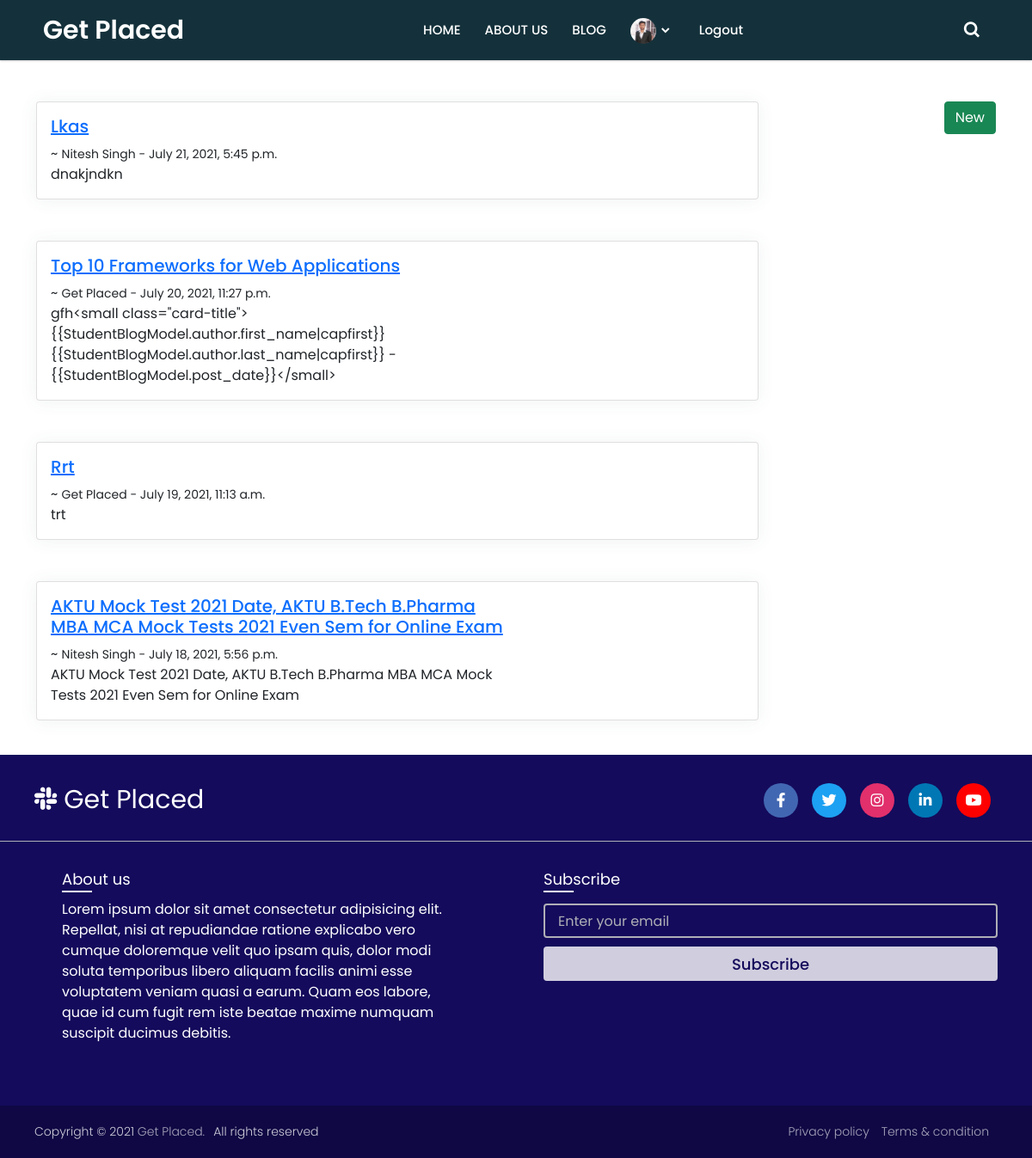
Screenshot of /Blog/ (signed in) with the database file from the repository.
### app/models.py (models this page shows, shortened)
class Profile(models.Model):
    user = models.OneToOneField(User,null=True, on_delete=models.CASCADE)
    bio = models.TextField()
    profile_pic = models.ImageField(null=True, blank=True, upload_to="images/profile/")
    website_url = models.CharField(max_length=255,null=True, blank=True)
    linkdin_url = models.CharField(max_length=255,null=True, blank=True)
    Gender = models.CharField(choices=GENDER,max_length=50)

class StudentBlogModel(models.Model):
    title = models.CharField(max_length=255)
    author = models.ForeignKey(User, on_delete=models.CASCADE)
    body = RichTextField(blank=True,null=True)
    snippet = models.TextField(max_length=255)
    post_date = models.DateTimeField(auto_now_add=True)

### app/views.py (the view)
# urls.py: path('Blog/',views.BlogView.as_view(),name="blog"),
class BlogView(ListView):
    model = StudentBlogModel
    template_name = 'blog/home.html'
    ordering = ['-post_date']
    context_object_name = "StudentBlogModel_list"    #default is object_list as well as model's_verbose_name_list and/or model's_verbose_name_plural_list, if defined in the model's inner Meta class
    paginate_by = 10

### app/templates/blog/home.html (shortened to what this page needs)
{% extends "app/base.html" %}
{% load static %}
{% block main-content %}
<div class="container">
    <a href="
    {% if user.is_authenticated %}
        {% if request.user.profile.bio %}
        {% url 'Add_Blog_Post' %}"><input class="btn btn-success" type="button" value="New" style="float: right;"></a>
        {% else %}
        {% url 'create_profile' %}"><input class="btn btn-success" type="button" value="New" style="float: right;"></a>
        {% endif %}
    {% else %}
        {% url 'account_login' %}"><input class="btn btn-success" type="button" value="New" style="float: right;"></a>
    {% endif %}
</div>
{% if StudentBlogModel_list %}
    {% for StudentBlogModel in object_list %}
    <div class="container mt-2">
        <div class="card mb-3" style="max-width: 840px;">
             <div class="row g-0" href="{% url 'Blog_Description' StudentBlogModel.pk %}">
                <div class="col-md-8">
                    <div class="card-body">
                        <h5 class="card-title"> <a href="{% url 'Blog_Description' StudentBlogModel.pk %}">{{ StudentBlogModel.title|capfirst}}</a></h5> ~
                        {% if StudentBlogModel.author.first_name or StudentBlogModel.author.last_name%}
                            <small class="card-title">{{StudentBlogModel.author.first_name|capfirst}}
                            {{StudentBlogModel.author.last_name|capfirst}} - {{StudentBlogModel.post_date}}</small>
                        {% else %}
                            <small class="card-title">{{StudentBlogModel.author.username|capfirst}}
                             - {{StudentBlogModel.post_date}}</small>
                        {% endif %}
                        <p class="card-text">{{StudentBlogModel.snippet}}</p>
                    </div>
                </div>
            </div>
        </div>
    </div>
<br>
    {% endfor %}
{% else %}
 <p>No Post found!!! :(</p>
{% endif %}
{% endblock main-content %}

### app/templates/app/base.html (shortened to what this page needs)
<!DOCTYPE html>
{% load static %}
<html lang="en" dir="ltr">
  <head>
    <link rel="stylesheet" href="{% static 'app/css/app.css' %}">
    <link rel="stylesheet" href="{% static 'app/css/profile.css' %}">
    <link href='https://unpkg.com/boxicons@2.0.7/css/boxicons.min.css' rel='stylesheet'>
    <link rel="stylesheet" href="https://cdnjs.cloudflare.com/ajax/libs/font-awesome/5.15.2/css/all.min.css"/>
    <link href="https://cdn.jsdelivr.net/npm/bootstrap@5.0.2/dist/css/bootstrap.min.css" rel="stylesheet">
   </head>
<body>
  <nav class="mb-5">
    <div class="navbar">
      <div class="logo"><a href="{% url "home" %}">Get Placed</a></div>
      <div class="nav-links">
        <ul class="links">
          <li><a href="{% url "home" %}">HOME</a></li>
          <li><a href="#">ABOUT US</a></li>
          <li><a href="{% url 'blog' %}">BLOG</a></li>
          {% if user.is_authenticated %}
          {% if user.profile.profile_pic %}
                 <li><a href="{% url "home" %}"><img width="30" height="30"  src="{{ request.user.profile.profile_pic.url }}" class="rounded-circle"
                                                        alt="author's image" /></a><i class='bx bxs-chevron-down htmlcss-arrow arrow '></i>
              {% else %}
             <li><a href="{% url "home" %}"><img width="30" height="30"  src="{% static 'app/images/download.jpeg' %}" class="rounded-circle" alt="author's image" /></a>
             <i class='bx bxs-chevron-down htmlcss-arrow arrow '></i>
              {% endif %}
            {% load socialaccount %}
            {% get_social_accounts user as accounts %}
          </li>
            <li><a href="{% url "account_logout" %}">Logout</a></li>
          {% else %}
            <li><a href="{% url "account_login" %}">Login</a></li>
            <li><a href="{% url "account_signup" %}">signup</a></li>
          {% endif %}
        </ul>
      </div>
      <div class="search-box">
        <i class='bx bx-search'></i>
      </div>
    </div>
  </nav>
  {% block main-content %}{% endblock main-content %}
   <footer>
    <div class="content">
      <div class="top">
        <div class="logo-details">
          <i class="fab fa-slack"></i>
          <span class="logo_name">Get Placed</span>
        </div>
        <div class="media-icons">
          <a href="#"><i class="fab fa-facebook-f"></i></a>
          <a href="#"><i class="fab fa-twitter"></i></a>
          <a href="#"><i class="fab fa-instagram"></i></a>
          <a href="#"><i class="fab fa-linkedin-in"></i></a>
          <a href="#"><i class="fab fa-youtube"></i></a>
        </div>
      </div>
      <div class="link-boxes">
        <ul class="box input-box">
          <li class="link_name">About us</li>
          <p class="text-white">Lorem ipsum dolor sit amet consectetur adipisicing elit. Repellat, nisi at repudiandae ratione explicabo vero cumque doloremque velit quo ipsam quis, dolor modi soluta temporibus libero aliquam facilis animi esse voluptatem veniam quasi a earum. Quam eos labore, quae id cum fugit rem iste beatae maxime numquam suscipit ducimus debitis.</p>
        </ul>
        <ul class="box input-box">
          <li class="link_name">Subscribe</li>
          <li><input type="text" placeholder="Enter your email"></li>
          <li><input type="button" value="Subscribe"></li>
        </ul>
      </div>
    </div>
    <div class="bottom-details">
      <div class="bottom_text">
        <span class="copyright_text">Copyright © 2021 <a href="#">Get Placed.</a>All rights reserved</span>
        <span class="policy_terms">
          <a href="#">Privacy policy</a>
          <a href="#">Terms & condition</a>
        </span>
      </div>
    </div>
  </footer>
</body>
</html>

### app/static/app/css/app.css (style rules this page uses)
* { margin: 0; padding: 0; box-sizing: border-box; font-family: 'Poppins', sans-serif; }
nav { top: 0; left: 0; width: 100%; height: 100%; height: 70px; background: #14313b; box-shadow: 0 1px 2px rgba(0, 0, 0, 0.2); z-index: 99; }
nav .navbar { height: 100%; max-width: 1250px; width: 100%; display: flex; align-items: center; justify-content: space-between; margin: auto; padding: 0 50px; }
.navbar .logo a { font-size: 30px; color: #fff; text-decoration: none; font-weight: 600; }
nav .navbar .nav-links { line-height: 70px; height: 100%; }
nav .navbar .links { display: flex; }
nav .navbar .links li { position: relative; display: flex; align-items: center; justify-content: space-between; list-style: none; padding: 0 14px; }
nav .navbar .links li a { height: 100%; text-decoration: none; white-space: nowrap; color: #fff; font-size: 15px; font-weight: 500; }
nav .navbar .links li .arrow { height: 100%; width: 22px; line-height: 70px; text-align: center; display: inline-block; color: #fff; transition: all 0.3s ease; }
.navbar .search-box { position: relative; height: 40px; width: 40px; }
.navbar .search-box i { position: absolute; height: 100%; width: 100%; line-height: 40px; text-align: center; font-size: 22px; color: #fff; font-weight: 600; cursor: pointer; transition: all 0.3s ease; }
footer { position: relative; background: #140B5C; width: 100%; bottom: 0; left: 0; }
footer::before { content: ''; position: absolute; left: 0; top: 100px; height: 1px; width: 100%; background: #AFAFB6; }
footer .content { max-width: 1250px; margin: auto; padding: 30px 40px 40px 40px; }
footer .content .top { display: flex; align-items: center; justify-content: space-between; margin-bottom: 50px; }
.content .top .logo-details { color: #fff; font-size: 30px; }
.content .top .media-icons { display: flex; }
.content .top .media-icons a { height: 40px; width: 40px; margin: 0 8px; border-radius: 50%; text-align: center; line-height: 40px; color: #fff; font-size: 17px; text-decoration: none; transition: all 0.4s ease; }
.top .media-icons a:nth-child(1) { background: #4267B2; }
.top .media-icons a:nth-child(2) { background: #1DA1F2; }
.top .media-icons a:nth-child(3) { background: #E1306C; }
.top .media-icons a:nth-child(4) { background: #0077B5; }
.top .media-icons a:nth-child(5) { background: #FF0000; }
footer .content .link-boxes { width: 100%; display: flex; justify-content: space-between; }
footer .content .box { width: calc(100% / 2 - 10px); }
.content .link-boxes .box .link_name { color: #fff; font-size: 18px; font-weight: 400; margin-bottom: 10px; position: relative; }
.link-boxes .box .link_name::before { content: ''; position: absolute; left: 0; bottom: -2px; height: 2px; width: 35px; background: #fff; }
.content .link-boxes .box li { margin: 6px 0; list-style: none; }
.content .link-boxes .input-box { margin-right: 55px; }
.link-boxes .input-box input { height: 40px; width: calc(100% + 55px); outline: none; border: 2px solid #AFAFB6; background: #140B5C; border-radius: 4px; padding: 0 15px; font-size: 15px; color: #fff; margin-top: 5px; }
.link-boxes .input-box input::placeholder { color: #AFAFB6; font-size: 16px; }
.link-boxes .input-box input[type="button"] { background: #fff; color: #140B5C; border: none; font-size: 18px; font-weight: 500; margin: 4px 0; opacity: 0.8; cursor: pointer; transition: all 0.4s ease; }
footer .bottom-details { width: 100%; background: #0F0844; }
footer .bottom-details .bottom_text { max-width: 1250px; margin: auto; padding: 20px 40px; display: flex; justify-content: space-between; }
.bottom-details .bottom_text span, .bottom-details .bottom_text a { font-size: 14px; font-weight: 300; color: #fff; opacity: 0.8; text-decoration: none; }
.bottom-details .bottom_text a { margin-right: 10px; }

### app/static/app/css/profile.css (style rules this page uses)
body { background-color: #f9f9fa }
.card { border-radius: 5px; -webkit-box-shadow: 0 1px 20px 0 rgba(69, 90, 100, 0.08); box-shadow: 0 1px 20px 0 rgba(69, 90, 100, 0.08); border: none; margin-bottom: 30px }

### rows the page displays
StudentBlogModel: title "Lkas", author.first_name "Nitesh", author.last_name "Singh", post_date "July 21, 2021, 5:45 p.m.", snippet "dnakjndkn"
StudentBlogModel: title "Top 10 Frameworks for Web Applications", author.first_name "Get", author.last_name "Placed", post_date "July 20, 2021, 11:27 p.m.", snippet "gfh<small class=\"card-title\">{{StudentBlogModel.author.first_name|capfirst}} {{StudentBlogModel.author.last_name|capfirst}} - {{StudentBlogModel.post_date}}</small>"
StudentBlogModel: title "Rrt", author.first_name "Get", author.last_name "Placed", post_date "July 19, 2021, 11:13 a.m.", snippet "trt"
StudentBlogModel: title "AKTU Mock Test 2021 Date, AKTU B.Tech B.Pharma MBA MCA Mock Tests 2021 Even Sem for Online Exam", author.first_name "Nitesh", author.last_name "Singh", post_date "July 18, 2021, 5:56 p.m.", snippet "AKTU Mock Test 2021 Date, AKTU B.Tech B.Pharma MBA MCA Mock Tests 2021 Even Sem for Online Exam"
